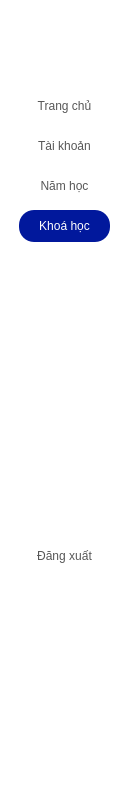
       <widget class="QWidget" name="widget_9" native="true">
        <property name="geometry">
         <rect>
          <x>19</x>
          <y>10</y>
          <width>121</width>
          <height>811</height>
         </rect>
        </property>
        <property name="styleSheet">
         <string notr="true">background-color: rgb(255, 255, 255);</string>
        </property>
        <widget class="QPushButton" name="schoolYear_5">
         <property name="geometry">
          <rect>
           <x>19</x>
           <y>170</y>
           <width>91</width>
           <height>32</height>
          </rect>
         </property>
         <property name="styleSheet">
          <string notr="true">QPushButton{
	border:none;
	color: rgba(0, 0, 0, 168);
font: 700 13pt &quot;Arial&quot;;
}
QPushButton:Hover
{
	border:none;
	color:rgb(255, 255, 255);
	background-color: rgb(0, 89, 255);
	border-radius:5px;
font: 700 13pt &quot;Arial&quot;;
}</string>
         </property>
         <property name="text">
          <string>Năm học</string>
         </property>
        </widget>
        <widget class="QPushButton" name="course_4">
         <property name="geometry">
          <rect>
           <x>19</x>
           <y>210</y>
           <width>91</width>
           <height>32</height>
          </rect>
         </property>
         <property name="styleSheet">
          <string notr="true">QPushButton{
background-color: rgb(1, 24, 156);
border:none;
color: rgb(255, 255, 255);
font: 600 13pt &quot;Lora SemiBold&quot;;
border-radius: 15px;
}</string>
         </property>
         <property name="text">
          <string>Khoá học</string>
         </property>
        </widget>
        <widget class="QPushButton" name="logOut_4">
         <property name="geometry">
          <rect>
           <x>19</x>
           <y>540</y>
           <width>91</width>
           <height>32</height>
          </rect>
         </property>
         <property name="styleSheet">
          <string notr="true">QPushButton{
	border:none;
	color: rgba(0, 0, 0, 168);
font: 700 13pt &quot;Arial&quot;;
}
QPushButton:Hover
{
	border:none;
	color:rgb(255, 255, 255);
	background-color: rgb(0, 89, 255);
	border-radius:5px;
font: 700 13pt &quot;Arial&quot;;
}</string>
         </property>
         <property name="text">
          <string>Đăng xuất</string>
         </property>
        </widget>
        <widget class="QPushButton" name="account_4">
         <property name="geometry">
          <rect>
           <x>19</x>
           <y>130</y>
           <width>91</width>
           <height>32</height>
          </rect>
         </property>
         <property name="styleSheet">
          <string notr="true">QPushButton{
	border:none;
	color: rgba(0, 0, 0, 168);
font: 700 13pt &quot;Arial&quot;;
}
QPushButton:Hover
{
	border:none;
	color:rgb(255, 255, 255);
	background-color: rgb(0, 89, 255);
	border-radius:5px;
font: 700 13pt &quot;Arial&quot;;
}</string>
         </property>
         <property name="text">
          <string>Tài khoản</string>
         </property>
        </widget>
        <widget class="QPushButton" name="home_4">
         <property name="geometry">
          <rect>
           <x>19</x>
           <y>90</y>
           <width>91</width>
           <height>32</height>
          </rect>
         </property>
         <property name="styleSheet">
          <string notr="true">QPushButton{
	border:none;
	color: rgba(0, 0, 0, 168);
	font: 700 13pt &quot;Arial&quot;;
}
QPushButton:Hover
{
	border:none;
	color:rgb(255, 255, 255);
	background-color: rgb(0, 89, 255);
	border-radius:5px;
	font: 700 13pt &quot;Arial&quot;;
}</string>
         </property>
         <property name="text">
          <string>Trang chủ</string>
         </property>
        </widget>
       </widget>
